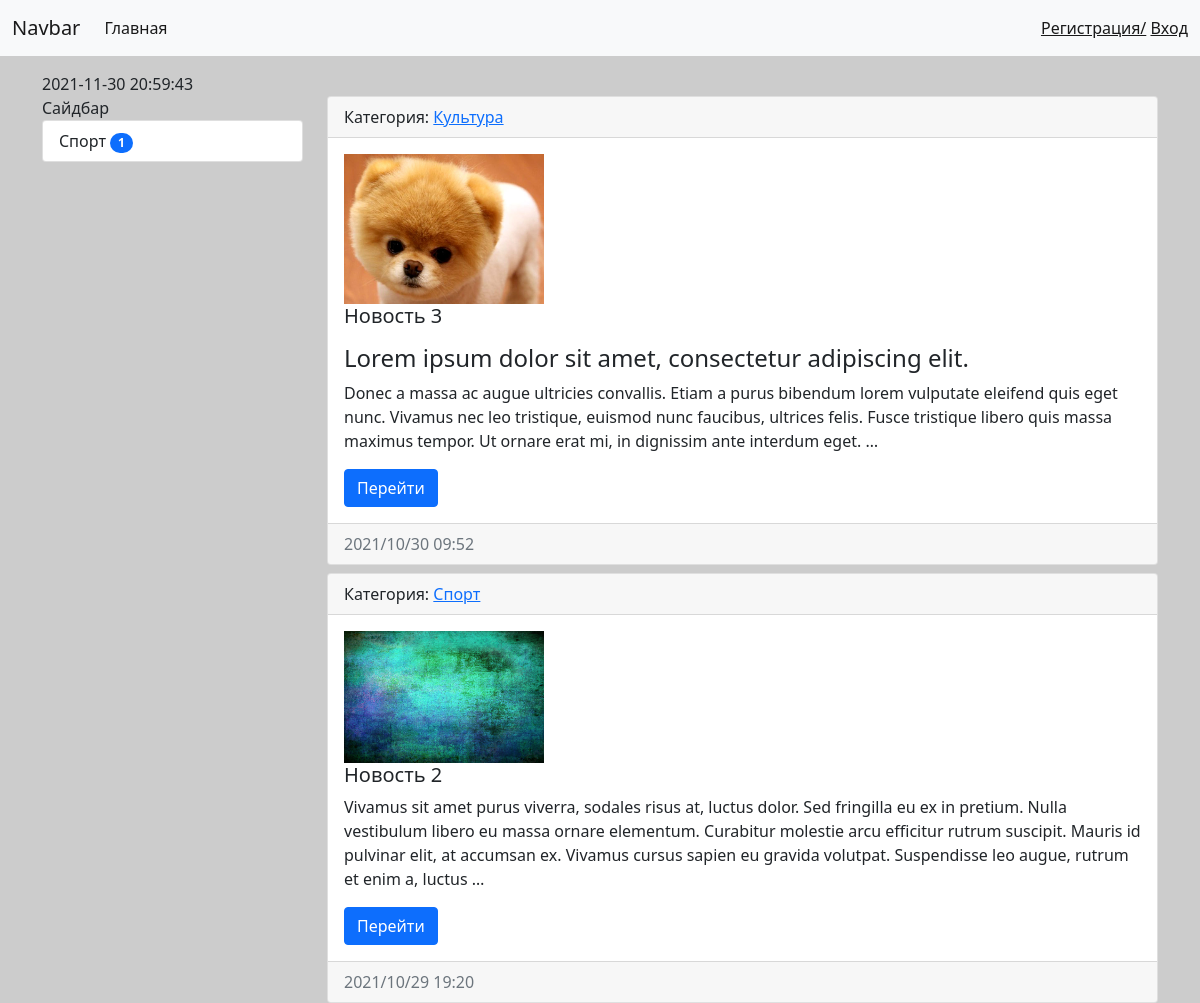
The page /test/ (upper part) on the database as committed earlier.
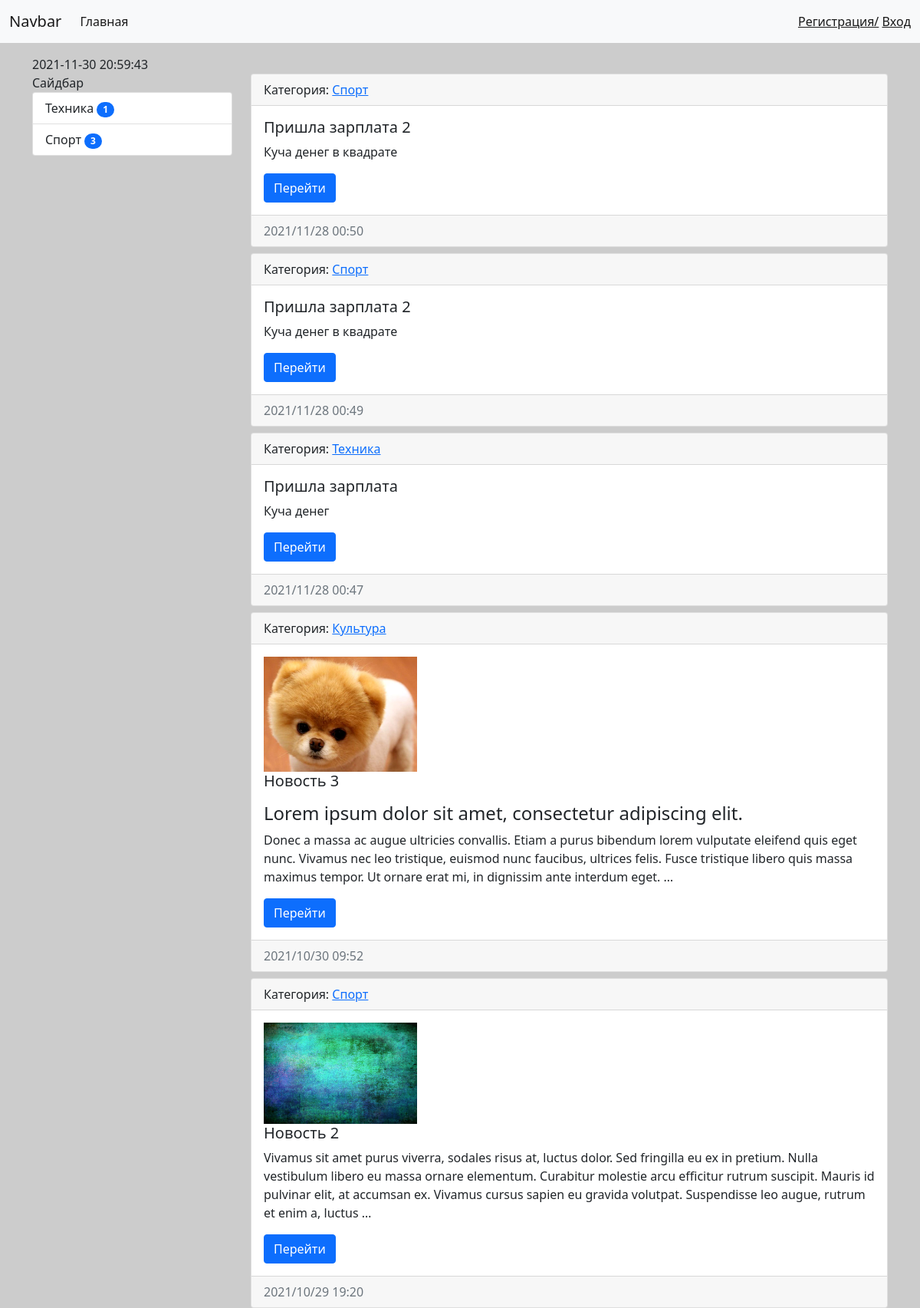
The same page on the database as committed later.
### news/models.py (models this page shows, shortened)
class Category(models.Model):
    title = models.CharField(max_length=150, verbose_name='Наименование категории', db_index=True)
    def get_absolute_url(self):
        return reverse('category',kwargs={"category_id": self.pk})
    class Meta:
        verbose_name = "Категория"
        verbose_name_plural = "Категории"
        ordering = ['title']
    def __str__(self):
        return self.title

class News(models.Model):
    title = models.CharField(max_length=150, verbose_name="Заголовок")
    content = models.TextField(blank=True, verbose_name='Контент')
    created_at = models.DateTimeField(auto_now_add=True, verbose_name="Опубликовано")
    updated_at = models.DateTimeField(auto_now=True, verbose_name='Обновлено')
    photo = models.ImageField(upload_to='photos/%Y/%m/', verbose_name="Фото", blank=True)
    is_published = models.BooleanField(default=True, verbose_name='Опубликовано?')
    category = models.ForeignKey('Category', on_delete=models.PROTECT, null=True, verbose_name='Категория')
    views = models.IntegerField(default=0)
    def get_absolute_url(self):
        return reverse('view_news',kwargs={"pk": self.pk})
    class Meta:
        verbose_name = "Новость"
        verbose_name_plural = "Новости"
        ordering = ['-created_at']

### news/views.py (the view)
# urls.py: path('test/', views.test),
def test(request):
    news = News.objects.order_by('-created_at')
    title = "Новости"
    categories = Category.objects.all()
    return render(request, 'news/index2.html', {'news': news,
    "title": title,
    })

### news/templatetags/news_tags.py (called while the page is built)
@register.inclusion_tag('news/list_categories.html')
def show_categories(arg1="HELLO", arg2=505):
    categories = Category.objects.annotate(cnt=Count('news',filter=F('news__is_published'))).filter(cnt__gt=0)
    return {"categories": categories,
            "arg1":arg1,
            "arg2:":arg2
            }

### news/templates/news/index2.html (shortened to what this page needs)
{% extends 'base.html' %}
{% block sidebar  %}
{% include 'inc/_sidebar.html' %}
{% endblock %}
{% block content %}
  {%for item in news%}
    <div class="card mb-2 ">
        <div class="card-header">
         Категория: <a href="{{ item.category.get_absolute_url }}"> {{item.category}} </a>
        </div>
            <div class="card-body">
              <div class="media">
                {% if item.photo %}
                  <img src="{{ item.photo.url }}" alt="" width="200" class="mr-3">
                {%endif%}
                <div class="media-body">
                  <h5 class="card-title">{{item.title}}</h5>
                  {% autoescape off %}
                  <p class="card-text">{{item.content|truncatewords:50}}</p>
                  {% endautoescape %}
                    <a href="{{item.get_absolute_url}}" class="btn btn-primary ">Перейти</a>
                </div>
              </div>
            </div>
        <div class="card-footer text-muted">
          {{item.created_at|date:"Y/m/d H:i"}}
        </div>
    </div>
  {% endfor %}
{% endblock %}

### templates/base.html (shortened to what this page needs)
{% load static%}
<!doctype html>
<html lang="en">
  <head>
    <link href="{% static 'bootstrap/css/bootstrap.min.css' %}" rel="stylesheet">
    <link href="{% static 'css/style.css' %}" rel="stylesheet">
  </head>
  <body>
    {% include 'inc/_nav.html' %}
    <div class="container mt-3">
        {%now "Y-m-d H:i:s"%}
        <div class="row">
            <div class="col-md-3">
                {% block sidebar %} sidebar {% endblock %}
            </div>
            <div class="col-md-9">
                {% block content %} content {% endblock %}
            </div>
        </div>
    </div>
  </body>
</html>

### templates/inc/_nav.html (shortened to what this page needs)
<nav class="navbar navbar-expand-lg navbar-light bg-light">
    <div class="container-fluid">
      <a class="navbar-brand" href="#">Navbar</a>
      <div class="collapse navbar-collapse" id="navbarSupportedContent">
        <ul class="navbar-nav me-auto mb-2 mb-lg-0">
          <li class="nav-item"> <a class="nav-link active" aria-current="page" href="{% url 'home' %}">Главная</a></li>
        </ul>
        <span class="navbar-text">
          {% if request.user.is_authenticated%}
          Добро пожаловать {{user.username}}
          <a href="{% url 'logout' %}">Выход</a>
          {%else%}
          <a href="{% url 'register' %}">Регистрация/</a>
          <a href="{% url 'login' %}">Вход</a>
          {%endif%}
        </span>
      </div>
    </div>
</nav>

### templates/inc/_sidebar.html (shortened to what this page needs)
{% load news_tags %}
{% show_categories arg1="Сайдбар"%}

### news/templates/news/list_categories.html
<div class="list-group mb-2">
    {{arg1}}
    {% for item in categories %}
      <a href="{{ item.get_absolute_url }}" class="list-group-item list-group-item-action">{{item.title}}
      <span class="badge bg-primary rounded-pill">{{item.cnt}}</span></a>
    {% endfor %}
</div>

### mysite/static/css/style.css (style rules this page uses)
body { background-color: #ccc; }

Rows that differ between the two databases and show on the page:
now on this page (row unchanged): Category: title "Техника", cnt "1"
computed for Category "Спорт": cnt "1" → "3"
added News: category "Спорт", title "Пришла зарплата 2", content "Куча денег в квадрате", created_at "2021/11/28 00:50"
added News: category "Спорт", title "Пришла зарплата 2", content "Куча денег в квадрате", created_at "2021/11/28 00:49"
added News: category "Техника", title "Пришла зарплата", content "Куча денег", created_at "2021/11/28 00:47"
